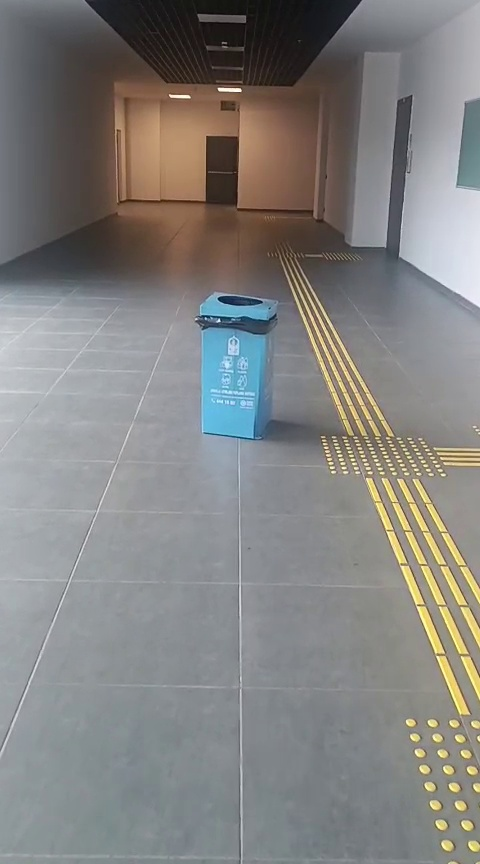
#> input picture data/ip8_test/WP01_degisik.jpg, 480 x 864 px
$ python -i anomali_motor.py   (imports and definitions only)
#> lines starting #> are read from the running program, lines starting #| are printed output that depends on the picture; after the words box and inside, x2 and y2 are one past the last pixel; in counts of white or black regions, pixels touching at a corner belong together
#> further down, picture is the input picture: shape (864, 480, 3); mean B, G, R 128.2, 130, 130.8
### scripts/core/config_okuyucu.py
# -*- coding: utf-8 -*-
import yaml
import os
import re
from pathlib import Path

try:
    from dotenv import load_dotenv
    # Proje kök dizinindeki .env dosyasını yükle
    load_dotenv(Path(__file__).resolve().parent.parent.parent / ".env")
except ImportError:
    pass

# Proje kök dizini (bu dosyanın 3 üst dizini: scripts/core/config_okuyucu.py -> scripts/core -> scripts -> kök)
PROJECT_ROOT = Path(__file__).resolve().parent.parent.parent
CONFIG_PATH = PROJECT_ROOT / "config.yaml"

# [13 lines left out: function resolve_env_vars, not called in this run]

def load_config():
    """config.yaml dosyasını okur, env varları çözer ve dict olarak döner."""
    if not CONFIG_PATH.exists():
        raise FileNotFoundError(f"Yapılandırma dosyası bulunamadı: {CONFIG_PATH}")

    with open(CONFIG_PATH, "r", encoding="utf-8") as f:
        content = f.read()

    resolved_content = resolve_env_vars(content)
    config = yaml.safe_load(resolved_content)
    return config

# [9 lines left out: function get_path, not called in this run]

# Modül import edildiğinde varsayılan config yüklenir
try:
    CONFIG = load_config()
except Exception as e:
    print(f"[UYARI] config_okuyucu.py başlatılamadı: {e}")
    CONFIG = {}

### scripts/core/anomali_motor.py
# -*- coding: utf-8 -*-
import cv2
import numpy as np
from collections import deque
from scripts.core import config_okuyucu

CONFIG = config_okuyucu.CONFIG
_vis_conf = CONFIG.get("vision", {})

PARAMS = {
    "mog2_min_area": _vis_conf.get("min_area", 1500),
    "mog2_thresh": _vis_conf.get("mog2_thresh", 20),
    "mog2_history": _vis_conf.get("mog2_history", 200),
    "yellow_lower": np.array(_vis_conf.get("yellow_hsv_lower", [18, 80, 80])),
    "yellow_upper": np.array(_vis_conf.get("yellow_hsv_upper", [38, 255, 255])),
    "yellow_dilate": _vis_conf.get("yellow_dilate_px", 15),
    "morph_kernel": 9,
    "tavan_crop_oran": _vis_conf.get("tavan_crop_oran", 0.18),
    "rotation_flow_thresh": _vis_conf.get("rotation_flow_thresh", 3.5),
    "mog2_lr_drift_reset": _vis_conf.get("mog2_lr_drift_reset", 0.08),
    "mog2_warmup_n": _vis_conf.get("mog2_warmup_n", 40),
}

def build_yellow_mask(img_bgr: np.ndarray) -> np.ndarray:
    hsv = cv2.cvtColor(img_bgr, cv2.COLOR_BGR2HSV)
    mask = cv2.inRange(hsv, PARAMS["yellow_lower"], PARAMS["yellow_upper"])
    k = cv2.getStructuringElement(cv2.MORPH_RECT, (PARAMS["yellow_dilate"], PARAMS["yellow_dilate"]))
    return cv2.dilate(mask, k, iterations=1)

class AlgilayiciMOG2:
    """
    İP9 mantığı: MOG2 arka plan çıkarma — video akışı üzerinde çalışır.
    İyileştirilmiş Modül: Tavan Crop + Rotation Guard (Optik Akış) entegredir.
    """
    def __init__(self):
        self.mog2 = cv2.createBackgroundSubtractorMOG2(
            history=PARAMS["mog2_history"],
            varThreshold=PARAMS["mog2_thresh"],
            detectShadows=True,
        )
        self._k_open = cv2.getStructuringElement(cv2.MORPH_ELLIPSE, (5, 5))
        self._k_close = cv2.getStructuringElement(
            cv2.MORPH_ELLIPSE,
            (PARAMS["morph_kernel"], PARAMS["morph_kernel"])
        )
        self.warmed_up = False
        self.prev_gray = None
        self.no_alert_frames = 0
        self.recent_fg_ratios = deque(maxlen=30)

    def warmup(self, frame: np.ndarray, n: int = None):
        """İlk kareyi N kez besleyerek MOG2 Gaussian Mixture modelini hızlıca öğrenir."""
        if n is None:
            n = PARAMS["mog2_warmup_n"]
        for _ in range(n):
            self.mog2.apply(frame, learningRate=1.0)
        self.warmed_up = True
        self.prev_gray = cv2.cvtColor(cv2.resize(frame, (0,0), fx=0.25, fy=0.25), cv2.COLOR_BGR2GRAY)

    def isle(self, frame: np.ndarray) -> dict:
        is_rotation = False
        flow_mag_mean = 0.0

        # 1. Optical Flow for Rotation Guard
        small_gray = cv2.cvtColor(cv2.resize(frame, (0,0), fx=0.25, fy=0.25), cv2.COLOR_BGR2GRAY)
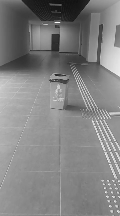
#> small_gray: shape (216, 120); min 15, max 248, mean 130.1
        if self.prev_gray is not None:
            flow = cv2.calcOpticalFlowFarneback(self.prev_gray, small_gray, None, 0.5, 3, 15, 3, 5, 1.2, 0)
            mag, _ = cv2.cartToPolar(flow[..., 0], flow[..., 1])
            # median kullan: birkaç büyük hareket pikseli ortalamayı şişirir;
            # ortanca, gövde hareketi için çok daha kararlı bir göstergedir.
            flow_mag_mean = float(np.median(mag))
            if flow_mag_mean > PARAMS["rotation_flow_thresh"]:
                is_rotation = True
        self.prev_gray = small_gray

        # Dönme sırasında arka plan modelini bozmamak için LR = 0
        learning_rate = 0.0 if is_rotation else -1.0

        fg = self.mog2.apply(frame, learningRate=learning_rate)
#> fg: shape (864, 480); every value is 127
        fg[fg == 127] = 0
#> fg: shape (864, 480); every value is 0
        fg = cv2.morphologyEx(fg, cv2.MORPH_OPEN, self._k_open)
        fg = cv2.morphologyEx(fg, cv2.MORPH_CLOSE, self._k_close)

        # 2. Tavan Crop
        h, w = fg.shape
#> h = 864; w = 480
        tavan_sinir = int(h * PARAMS["tavan_crop_oran"])
#> tavan_sinir = 155
        fg[:tavan_sinir, :] = 0

        yellow = build_yellow_mask(frame)
#> in build_yellow_mask, `hsv = cv2.cvtColor(img_bgr, cv2.COLOR_BGR2HSV)`: hsv: shape (864, 480, 3); mean H, S, V 77.4, 33.4, 138.3
#> in build_yellow_mask, `mask = cv2.inRange(hsv, PARAMS["yellow_lower"], PARAMS["yellow_upper"])`:
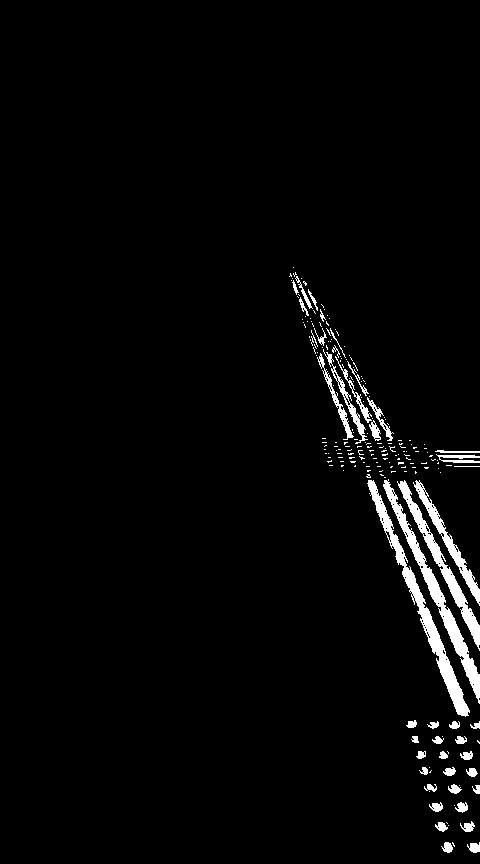
#> mask: shape (864, 480); 2.8% white; 210 white regions (166 under 20 px), largest, box (x1, y1, x2, y2) and area: (367, 480, 470, 717) 2502, (383, 479, 480, 704) 2197, (397, 480, 480, 651) 1605
#> in build_yellow_mask, `return cv2.dilate(mask, k, iterations=1)`:
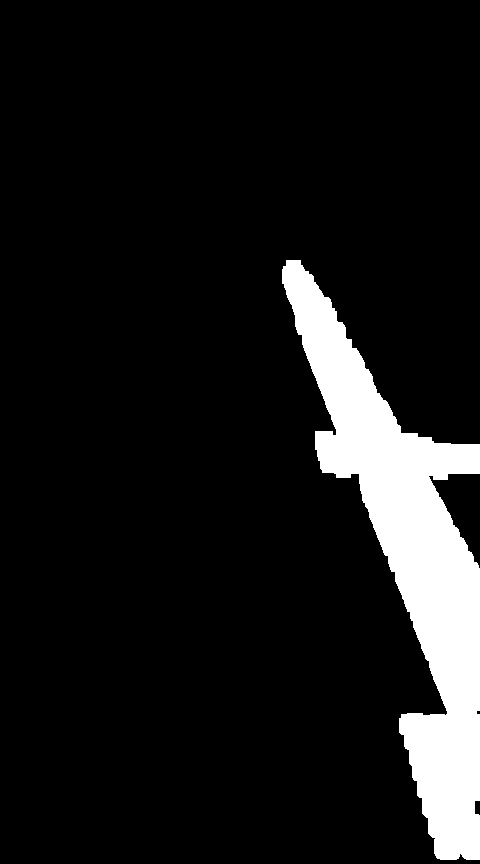
#> returned value: shape (864, 480); 9.7% white; 1 white region, box (x1, y1, x2, y2) and area: (282, 260, 480, 860) 40390
        if fg.shape != yellow.shape:
            yellow = cv2.resize(yellow, (w, h))
        fg[yellow > 0] = 0

        fg_ratio = float(np.sum(fg > 0)) / fg.size
#> fg_ratio = 0
        self.recent_fg_ratios.append(fg_ratio)

        nesneler = self._detect(fg, yellow)

        # Rotation guard: Dönme anında tespitleri sıfırla
        if is_rotation:
            nesneler = []
            is_alert = False
        else:
            is_alert = len(nesneler) > 0

        return {
            "is_alert": is_alert,
            "nesneler": nesneler,
            "fg_mask": fg,
            "fg_ratio": round(fg_ratio, 4),
            "is_rotation": is_rotation,
            "flow_mag": round(flow_mag_mean, 4)
        }

    def _detect(self, mask: np.ndarray, yellow_mask: np.ndarray) -> list:
        h, w = mask.shape
#> h = 864; w = 480
        img_area = h * w
#> img_area = 414720
        contours, _ = cv2.findContours(mask, cv2.RETR_EXTERNAL, cv2.CHAIN_APPROX_SIMPLE)
#> contours = []
        objs = []
        for cnt in contours:
            if cv2.contourArea(cnt) < PARAMS["mog2_min_area"]:
                continue
            x, y, bw, bh = cv2.boundingRect(cnt)
            if bw * bh > img_area * 0.40:
                continue
            cx, cy = x + bw // 2, y + bh // 2
            try:
                if yellow_mask[cy, cx] > 0:
                    continue
            except IndexError:
                pass
            objs.append({"x": int(x), "y": int(y), "w": int(bw), "h": int(bh),
                         "area": int(bw * bh), "cx": int(cx), "cy": int(cy)})
#> this loop made 0 passes
#> after the loop, objs = []
        objs.sort(key=lambda o: o["area"], reverse=True)
        return objs

>>> import cv2
>>> picture = cv2.imread('../../data/ip8_test/WP01_degisik.jpg')
>>> result = AlgilayiciMOG2().isle(picture)
#> in isle, `is_alert = len(nesneler) > 0`: is_alert = False
#> result = 6 items

$ run again, on data/ip8_test/WP02_degisik.jpg
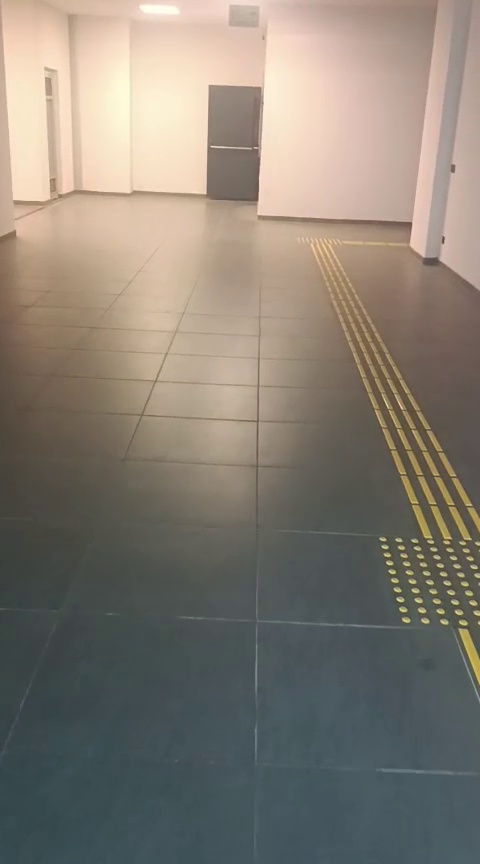
#> input picture data/ip8_test/WP02_degisik.jpg, 480 x 864 px
#> picture is the input picture: shape (864, 480, 3); mean B, G, R 115.9, 126.3, 133.9
#> hsv: shape (864, 480, 3); mean H, S, V 43, 52.2, 139.6
#> in build_yellow_mask, `mask = cv2.inRange(hsv, PARAMS["yellow_lower"], PARAMS["yellow_upper"])`:
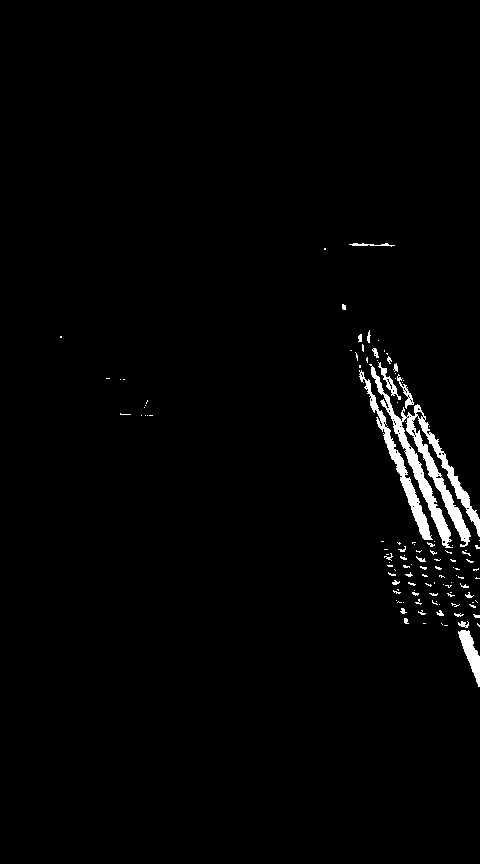
#> mask: shape (864, 480); 1.8% white; 120 white regions (97 under 20 px), largest, box (x1, y1, x2, y2) and area: (369, 364, 480, 548) 3816, (359, 370, 433, 540) 1403, (458, 630, 480, 687) 539
#> in build_yellow_mask, `return cv2.dilate(mask, k, iterations=1)`:
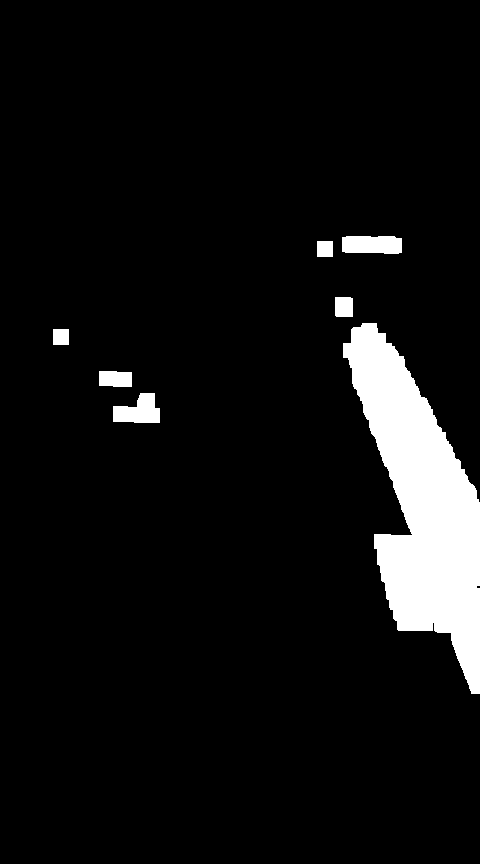
#> returned value: shape (864, 480); 6.7% white; 7 white regions, largest, box (x1, y1, x2, y2) and area: (343, 323, 480, 694) 24488, (342, 236, 402, 254) 1008, (113, 393, 160, 423) 979
#> fg_ratio = 0
#> contours = []
#> is_alert = False
#> result = 6 items

$ run again, on data/ip8_test/WP01_s4_sizinti.jpg
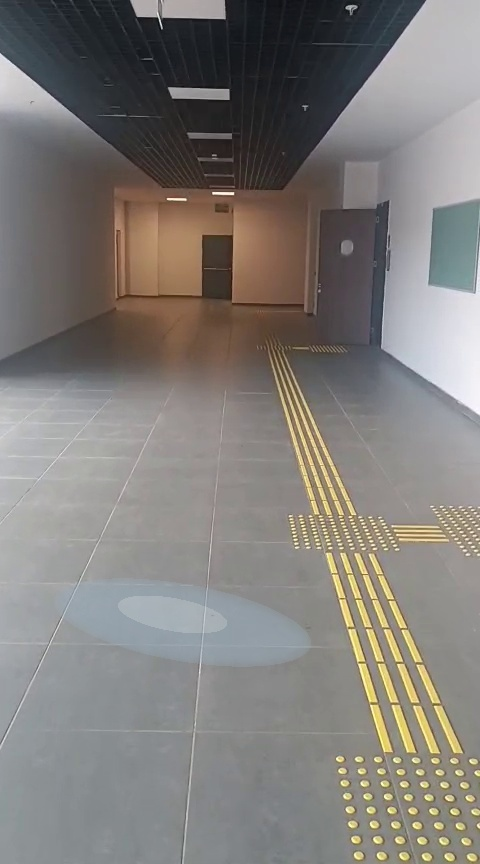
#> input picture data/ip8_test/WP01_s4_sizinti.jpg, 480 x 864 px
#> picture is the input picture: shape (864, 480, 3); mean B, G, R 121.5, 125.2, 128.8
#> hsv: shape (864, 480, 3); mean H, S, V 66, 31.1, 132.5
#> in build_yellow_mask, `mask = cv2.inRange(hsv, PARAMS["yellow_lower"], PARAMS["yellow_upper"])`:
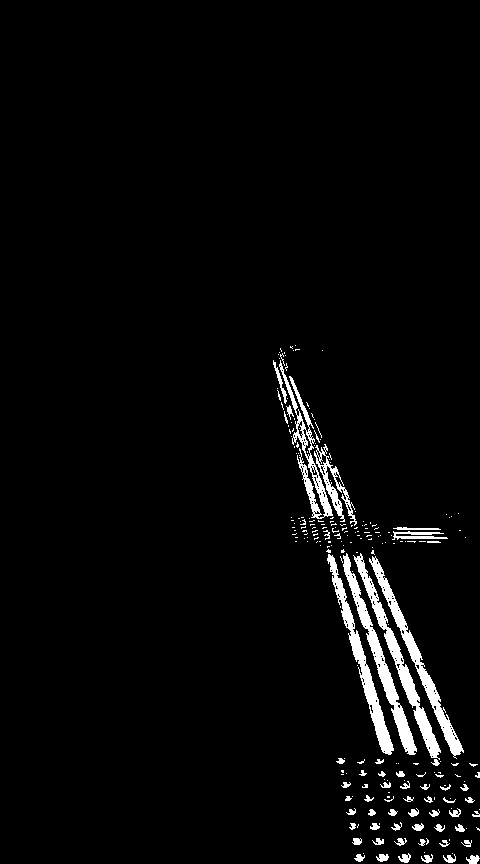
#> mask: shape (864, 480); 3.2% white; 231 white regions (175 under 20 px), largest, box (x1, y1, x2, y2) and area: (353, 553, 441, 760) 2007, (343, 553, 417, 755) 1992, (369, 556, 464, 759) 1969
#> in build_yellow_mask, `return cv2.dilate(mask, k, iterations=1)`:
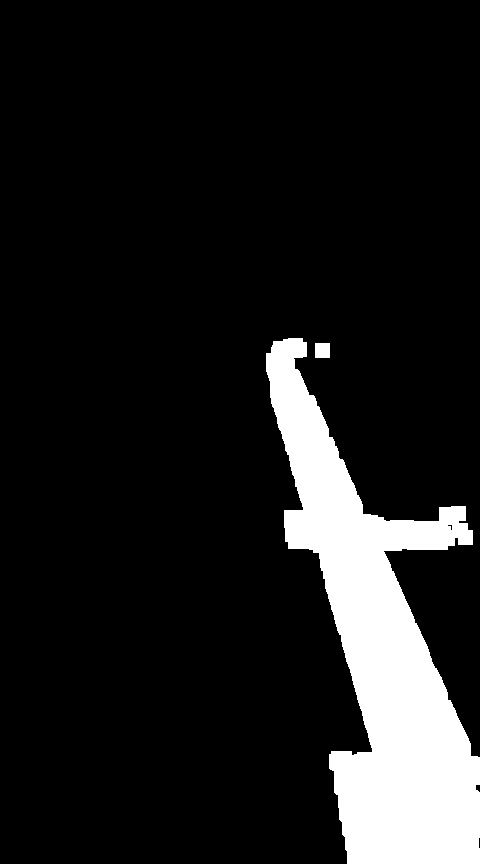
#> returned value: shape (864, 480); 11.5% white; 2 white regions, box (x1, y1, x2, y2) and area: (266, 338, 480, 864) 47582, (315, 343, 330, 358) 225
#> fg_ratio = 0
#> contours = []
#> is_alert = False
#> result = 6 items
